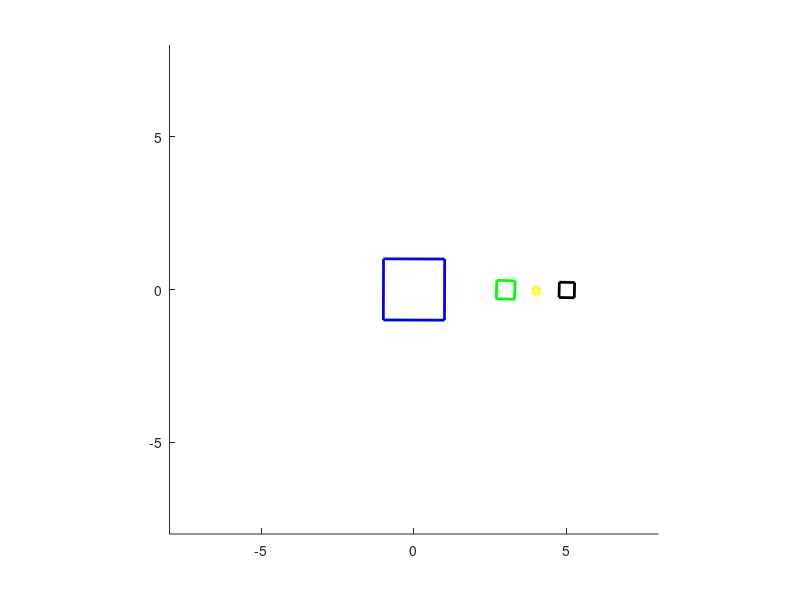

MATLAB code for this plot:
close all;
clear all;

% 2D polygon for Earth: square of 2 by 2 units, in homogeneous coordinates.
earth = [-1 1 1 -1 -1; -1 -1 1 1 -1; 1 1 1 1 1];

% Another 2D polygon for the Moon, made by scaling the earth to 1/4 size
S = [0.25 0 0; 0 0.25 0; 0 0 1];
S3 = [0.1 0 0; 0 0.1 0; 0 0 1];
S2 = [0.3 0 0; 0 0.3 0; 0 0 1];
moon = S * earth;
moon2 = S2 * earth;
moon3 = S3 * earth;


% Set up axes for plotting our animation.
fig = figure;
hold on;
axis equal;
axis([-8 8 -8 8]);


for a = 0:0.01:2 * pi 
    if ishghandle(fig) == false
        return
    end

	% Moon will spin 5 times as fast as the Earth.
	a_moon = 5 * a;
    a_moon2 = 10 *a;
    a_moon3 = 2 *a;


	% Rotation matrix for Earth.
	R_earth = [cos(a) -sin(a) 0; sin(a) cos(a) 0; 0 0 1];

	% Rotation matrix for the Moon.
	R_moon = [cos(a_moon) -sin(a_moon) 0; sin(a_moon) cos(a_moon) 0; 0 0 1];
    R_moon2 = [cos(a_moon2) -sin(a_moon2) 0; sin(a_moon2) cos(a_moon2) 0; 0 0 1];
    R_moon3 = [cos(a_moon3) -sin(a_moon3) 0; sin(a_moon3) cos(a_moon3) 0; 0 0 1];

	% Translation matrix to move the Moon away from Earth
    % (it orbits at a distance of 5 units).
	T_moon = [1 0 5; 0 1 0; 0 0 1];
    T_moon2 = [1 0 3; 0 1 0; 0 0 1];
    T_moon3 = [1 0 1; 0 1 0; 0 0 1];
    
	% Rotate the Earth.
	p_earth = R_earth * earth;

	% Rotate the moon, then move it 5 units away from the origin.
	p_moon = T_moon * R_moon * moon;
    p_moon2 =  T_moon2 * R_moon2 * moon2;
    p_moon3 = T_moon3 * R_moon3 * moon3;
    p_moon3 = T_moon2 * R_moon2 * p_moon3;

	% Place the moon in the Earth's reference frame (which is R).
	p_moon = R_earth * p_moon;
    p_moon2 = R_earth * p_moon2;
    p_moon3 = R_earth * p_moon3 ;
    
	% Draw the earth in blue and the moon in black.
	cla;
	plot(p_earth(1,:), p_earth(2,:), 'b', 'LineWidth', 2);
	plot(p_moon(1,:),  p_moon(2,:),  'k', 'LineWidth', 2);
    plot(p_moon2(1,:),  p_moon2(2,:),  'g', 'LineWidth', 2);
    plot(p_moon3(1,:),  p_moon3(2,:),  'y', 'LineWidth', 2);
    
    
	drawnow;

end

